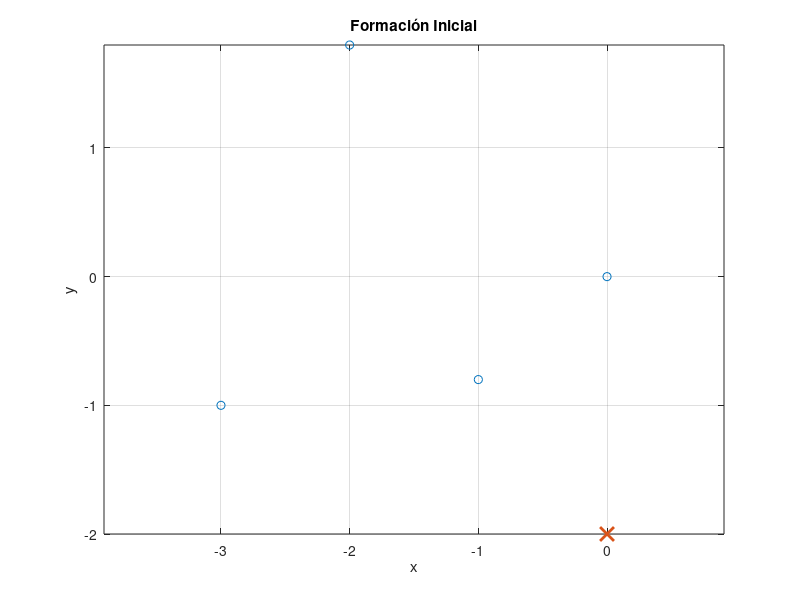

This figure's MATLAB source: (Note: this script raises an error after producing the figure.)
clc;
clear;
close all;

% Parámetros iniciales
N = 4; % Número de agentes
d = 0.1; % Distancia del punto de control al centro del robot
sigma = 0.6; % Distancia de seguridad
gamma = 1; % Ganancia para el control de seguimiento
lambda = 0.8; % Ganancia para la esquiva de obstáculos
k = 0.1; % Ganancia para el consenso

% Condiciones iniciales
qx = [0, -2, -3, -1]';
qy = [0, 1.8, -1, -0.8]';
qtheta = [0, -0.6, 1.14, 0]';

% Condiciones iniciales en una sola matriz
q = [qx, qy, qtheta];

% Objeto estático en el entorno
alpha_o = [0, -2];

% Vector de desplazamiento para la formación deseada
z = 1.5 * [cos(3*pi/2), sin(3*pi/2);
           cos(2*pi), sin(2*pi);
           cos(pi/2), sin(pi/2);
           cos(pi), sin(pi)];

% Gráfica de la formación inicial
figure;
plot(qx, qy, 'o');
hold on;
plot(alpha_o(1), alpha_o(2), 'x', 'MarkerSize', 10, 'LineWidth', 2);
title('Formación Inicial');
xlabel('x');
ylabel('y');
grid on;
axis equal;

% Tiempo de simulación
tau = 200;
Dt = 0.1; % Paso de tiempo
T = 0:Dt:tau;

% Trayectoria de referencia
m = @(t) 4 * [sin(4*pi*t/tau) * cos(2*pi*t/tau);
              sin(4*pi*t/tau) * sin(2*pi*t/tau)];

% Inicializar almacenamiento de resultados
qx_hist = zeros(N, length(T));
qy_hist = zeros(N, length(T));
qtheta_hist = zeros(N, length(T));
qx_hist(:,1) = qx;
qy_hist(:,1) = qy;
qtheta_hist(:,1) = qtheta;

% Matriz Laplaciana para la formación
L = [2 -1  0 -1;
    -1  2 -1  0;
     0 -1  2 -1;
    -1  0 -1  2];

% Simulación
for t_idx = 2:length(T)
    t = T(t_idx);
    alpha = [qx, qy] + z; % Posición de los agentes con el desplazamiento
    alpha_dot = smooth_transition(alpha, alpha_o, sigma, lambda, L, k, gamma);
    qx = qx + Dt * alpha_dot(:,1);
    qy = qy + Dt * alpha_dot(:,2);
    qx_hist(:,t_idx) = qx;
    qy_hist(:,t_idx) = qy;
    qtheta_hist(:,t_idx) = qtheta; % Asumiendo que theta se mantiene constante en este ejemplo
end

% Gráfica de los resultados
figure;
for i = 1:N
    plot(qx_hist(i,:), qy_hist(i,:));
    hold on;
end
plot(alpha_o(1), alpha_o(2), 'x', 'MarkerSize', 10, 'LineWidth', 2);
title('Trayectoria de los agentes');
xlabel('x');
ylabel('y');
grid on;
axis equal;



% Función de transición suave
function alpha_dot = smooth_transition(alpha, alpha_o, sigma, lambda, L, k, gamma)
    N = size(alpha, 1);
    alpha_dot = zeros(N, 2);
    for i = 1:N
        % Esquiva de obstáculos
        alpha_dot_oi = obstacle_avoidance(alpha(i,:), alpha_o, sigma, lambda);
        
        % Control de formación
        alpha_dot_ri = formation_control(alpha, L, k);
        
        % Transición suave
        h = compute_transition_function(alpha(i,:), alpha_o, sigma);
        alpha_dot(i,:) = (1 - h) * alpha_dot_ri + h * alpha_dot_oi;
    end
end

% Función para calcular la función de transición
function h = compute_transition_function(alpha_i, alpha_o, sigma)
    p_io = alpha_i - alpha_o;
    rho = norm(p_io);
    if rho <= sigma
        h = 1;
    else
        h = 0;
    end
end


% Función de control de formación
function alpha_dot = formation_control(alpha, L, k)
    N = size(alpha, 1);
    alpha_dot = zeros(N, 2);
    for i = 1:N
        evi = zeros(1, 2);
        for j = 1:N
            if L(i, j) == 1
                evi = evi + (alpha(j,:) - alpha(i,:));
            end
        end
        alpha_dot(i,:) = k * evi;
    end
end
